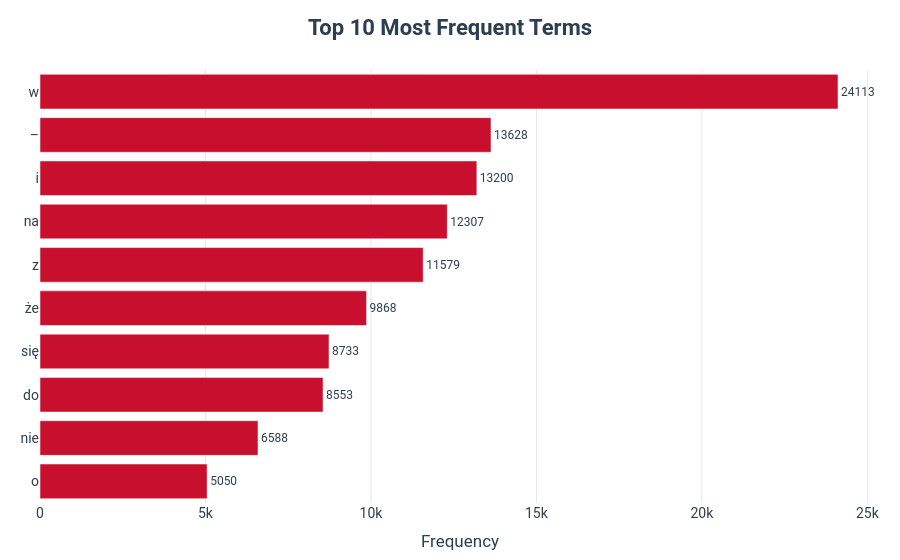

Notebook code cell kept with this figure:
### Code cell
fig = px.bar(
    df_top10_words.sort_values("Frequency"),
    x="Frequency",
    y="Word",
    orientation="h",
    text="Frequency",
    color_discrete_sequence=["#C8102E"]
)

fig.update_layout(
    title=dict(
        text="<b>Top 10 Most Frequent Terms</b>",
        x=0.5,
        xanchor="center",
        font=dict(size=22)
    ),
    font=dict(
        family="Roboto, sans-serif",
        size=14,
        color="#2c3e50"
    ),
    xaxis_title="Frequency",
    yaxis_title=None,  # remove redundância
    template="plotly_white",
    margin=dict(l=40, r=20, t=70, b=40)
)

fig.update_traces(
    textposition="outside",
    textfont=dict(size=12),
    cliponaxis=False  # evita cortar os números
)

fig.update_xaxes(
    showgrid=True,
    gridcolor="#e5e7eb",
    zeroline=False
)

fig.update_yaxes(
    showgrid=False
)

fig.show()

### Figure 1 — Plotly figure (JSON) as saved in the notebook; plotly's stock layout.template omitted (floating-point values rounded to 4 significant figures)
{"data": [{"cliponaxis": false, "hovertemplate": "Frequency=%{text}<br>Word=%{y}<extra></extra>", "legendgroup": "", "marker": {"color": "#C8102E", "pattern": {"shape": ""}}, "name": "", "orientation": "h", "showlegend": false, "text": [5050.0, 6588.0, 8553.0, 8733.0, 9868.0, 11580.0, 12310.0, 13200.0, 13630.0, 24110.0], "textfont": {"size": 12}, "textposition": "outside", "type": "bar", "x": [5050, 6588, 8553, 8733, 9868, 11579, 12307, 13200, 13628, 24113], "xaxis": "x", "y": ["o", "nie", "do", "się", "że", "z", "na", "i", "–", "w"], "yaxis": "y"}], "layout": {"barmode": "relative", "font": {"color": "#2c3e50", "family": "Roboto, sans-serif", "size": 14}, "legend": {"tracegroupgap": 0}, "margin": {"b": 40, "l": 40, "r": 20, "t": 70}, "title": {"font": {"size": 22}, "text": "<b>Top 10 Most Frequent Terms</b>", "x": 0.5, "xanchor": "center"}, "xaxis": {"anchor": "y", "domain": [0, 1], "gridcolor": "#e5e7eb", "showgrid": true, "title": {"text": "Frequency"}, "zeroline": false}, "yaxis": {"anchor": "x", "domain": [0, 1], "showgrid": false, "title": {}}}}
